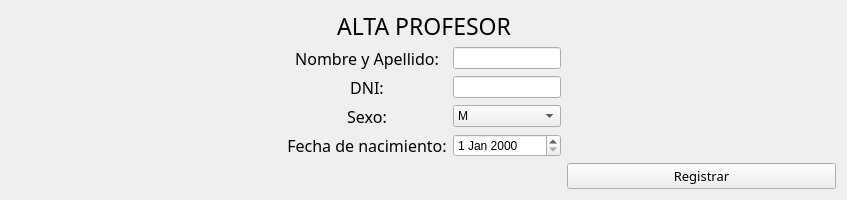
             <widget class="QWidget" name="page_alta_profe">
              <layout class="QGridLayout" name="gridLayout_8">
               <item row="1" column="1">
                <widget class="QLabel" name="label_13">
                 <property name="font">
                  <font>
                   <family>Segoe UI Semibold</family>
                   <pointsize>12</pointsize>
                  </font>
                 </property>
                 <property name="text">
                  <string>Nombre y Apellido:</string>
                 </property>
                 <property name="alignment">
                  <set>Qt::AlignCenter</set>
                 </property>
                </widget>
               </item>
               <item row="5" column="3">
                <widget class="QPushButton" name="btn_registro_alta_profe">
                 <property name="font">
                  <font>
                   <family>Segoe UI Semibold</family>
                   <pointsize>10</pointsize>
                  </font>
                 </property>
                 <property name="text">
                  <string>Registrar</string>
                 </property>
                </widget>
               </item>
               <item row="4" column="2">
                <widget class="QDateEdit" name="dt_fnac_alta_profe">
                 <property name="sizePolicy">
                  <sizepolicy hsizetype="Preferred" vsizetype="Fixed">
                   <horstretch>0</horstretch>
                   <verstretch>0</verstretch>
                  </sizepolicy>
                 </property>
                </widget>
               </item>
               <item row="2" column="2">
                <widget class="QLineEdit" name="input_alta_profe_dni">
                 <property name="sizePolicy">
                  <sizepolicy hsizetype="Preferred" vsizetype="Fixed">
                   <horstretch>0</horstretch>
                   <verstretch>0</verstretch>
                  </sizepolicy>
                 </property>
                 <property name="maxLength">
                  <number>8</number>
                 </property>
                </widget>
               </item>
               <item row="5" column="0" colspan="2">
                <widget class="QLabel" name="label_informe_alta_profe">
                 <property name="enabled">
                  <bool>true</bool>
                 </property>
                 <property name="font">
                  <font>
                   <family>Segoe UI Semibold</family>
                   <pointsize>10</pointsize>
                  </font>
                 </property>
                 <property name="styleSheet">
                  <string notr="true">color:green;</string>
                 </property>
                 <property name="text">
                  <string/>
                 </property>
                 <property name="alignment">
                  <set>Qt::AlignCenter</set>
                 </property>
                </widget>
               </item>
               <item row="1" column="3">
                <spacer name="horizontalSpacer_21">
                 <property name="orientation">
                  <enum>Qt::Horizontal</enum>
                 </property>
                 <property name="sizeHint" stdset="0">
                  <size>
                   <width>269</width>
                   <height>20</height>
                  </size>
                 </property>
                </spacer>
               </item>
               <item row="1" column="0">
                <spacer name="horizontalSpacer_22">
                 <property name="orientation">
                  <enum>Qt::Horizontal</enum>
                 </property>
                 <property name="sizeHint" stdset="0">
                  <size>
                   <width>270</width>
                   <height>20</height>
                  </size>
                 </property>
                </spacer>
               </item>
               <item row="2" column="3">
                <spacer name="horizontalSpacer_25">
                 <property name="orientation">
                  <enum>Qt::Horizontal</enum>
                 </property>
                 <property name="sizeHint" stdset="0">
                  <size>
                   <width>269</width>
                   <height>20</height>
                  </size>
                 </property>
                </spacer>
               </item>
               <item row="4" column="1">
                <widget class="QLabel" name="label_10">
                 <property name="font">
                  <font>
                   <family>Segoe UI Semibold</family>
                   <pointsize>12</pointsize>
                  </font>
                 </property>
                 <property name="text">
                  <string>Fecha de nacimiento:</string>
                 </property>
                 <property name="alignment">
                  <set>Qt::AlignCenter</set>
                 </property>
                </widget>
               </item>
               <item row="4" column="0">
                <spacer name="horizontalSpacer_28">
                 <property name="orientation">
                  <enum>Qt::Horizontal</enum>
                 </property>
                 <property name="sizeHint" stdset="0">
                  <size>
                   <width>270</width>
                   <height>20</height>
                  </size>
                 </property>
                </spacer>
               </item>
               <item row="3" column="0">
                <spacer name="horizontalSpacer_27">
                 <property name="orientation">
                  <enum>Qt::Horizontal</enum>
                 </property>
                 <property name="sizeHint" stdset="0">
                  <size>
                   <width>270</width>
                   <height>20</height>
                  </size>
                 </property>
                </spacer>
               </item>
               <item row="1" column="2">
                <widget class="QLineEdit" name="input_alta_profe_nombre">
                 <property name="sizePolicy">
                  <sizepolicy hsizetype="Preferred" vsizetype="Fixed">
                   <horstretch>0</horstretch>
                   <verstretch>0</verstretch>
                  </sizepolicy>
                 </property>
                </widget>
               </item>
               <item row="2" column="0">
                <spacer name="horizontalSpacer_23">
                 <property name="orientation">
                  <enum>Qt::Horizontal</enum>
                 </property>
                 <property name="sizeHint" stdset="0">
                  <size>
                   <width>270</width>
                   <height>20</height>
                  </size>
                 </property>
                </spacer>
               </item>
               <item row="3" column="3">
                <spacer name="horizontalSpacer_26">
                 <property name="orientation">
                  <enum>Qt::Horizontal</enum>
                 </property>
                 <property name="sizeType">
                  <enum>QSizePolicy::Expanding</enum>
                 </property>
                 <property name="sizeHint" stdset="0">
                  <size>
                   <width>269</width>
                   <height>20</height>
                  </size>
                 </property>
                </spacer>
               </item>
               <item row="3" column="2">
                <widget class="QComboBox" name="cb_sexo_alta_profe">
                 <property name="sizePolicy">
                  <sizepolicy hsizetype="Preferred" vsizetype="Fixed">
                   <horstretch>0</horstretch>
                   <verstretch>0</verstretch>
                  </sizepolicy>
                 </property>
                 <item>
                  <property name="text">
                   <string>M</string>
                  </property>
                 </item>
                 <item>
                  <property name="text">
                   <string>F</string>
                  </property>
                 </item>
                </widget>
               </item>
               <item row="2" column="1">
                <widget class="QLabel" name="label_12">
                 <property name="font">
                  <font>
                   <family>Segoe UI Semibold</family>
                   <pointsize>12</pointsize>
                  </font>
                 </property>
                 <property name="text">
                  <string>DNI:</string>
                 </property>
                 <property name="alignment">
                  <set>Qt::AlignCenter</set>
                 </property>
                </widget>
               </item>
               <item row="3" column="1">
                <widget class="QLabel" name="label_11">
                 <property name="sizePolicy">
                  <sizepolicy hsizetype="Preferred" vsizetype="Preferred">
                   <horstretch>0</horstretch>
                   <verstretch>0</verstretch>
                  </sizepolicy>
                 </property>
                 <property name="font">
                  <font>
                   <family>Segoe UI Semibold</family>
                   <pointsize>12</pointsize>
                  </font>
                 </property>
                 <property name="text">
                  <string>Sexo:</string>
                 </property>
                 <property name="alignment">
                  <set>Qt::AlignCenter</set>
                 </property>
                </widget>
               </item>
               <item row="4" column="3">
                <spacer name="horizontalSpacer_24">
                 <property name="orientation">
                  <enum>Qt::Horizontal</enum>
                 </property>
                 <property name="sizeHint" stdset="0">
                  <size>
                   <width>269</width>
                   <height>20</height>
                  </size>
                 </property>
                </spacer>
               </item>
               <item row="0" column="1" colspan="2">
                <widget class="QLabel" name="label_37">
                 <property name="maximumSize">
                  <size>
                   <width>16777215</width>
                   <height>30</height>
                  </size>
                 </property>
                 <property name="font">
                  <font>
                   <family>Segoe UI Semibold</family>
                   <pointsize>17</pointsize>
                  </font>
                 </property>
                 <property name="midLineWidth">
                  <number>0</number>
                 </property>
                 <property name="text">
                  <string>ALTA PROFESOR</string>
                 </property>
                 <property name="alignment">
                  <set>Qt::AlignCenter</set>
                 </property>
                </widget>
               </item>
              </layout>
             </widget>
